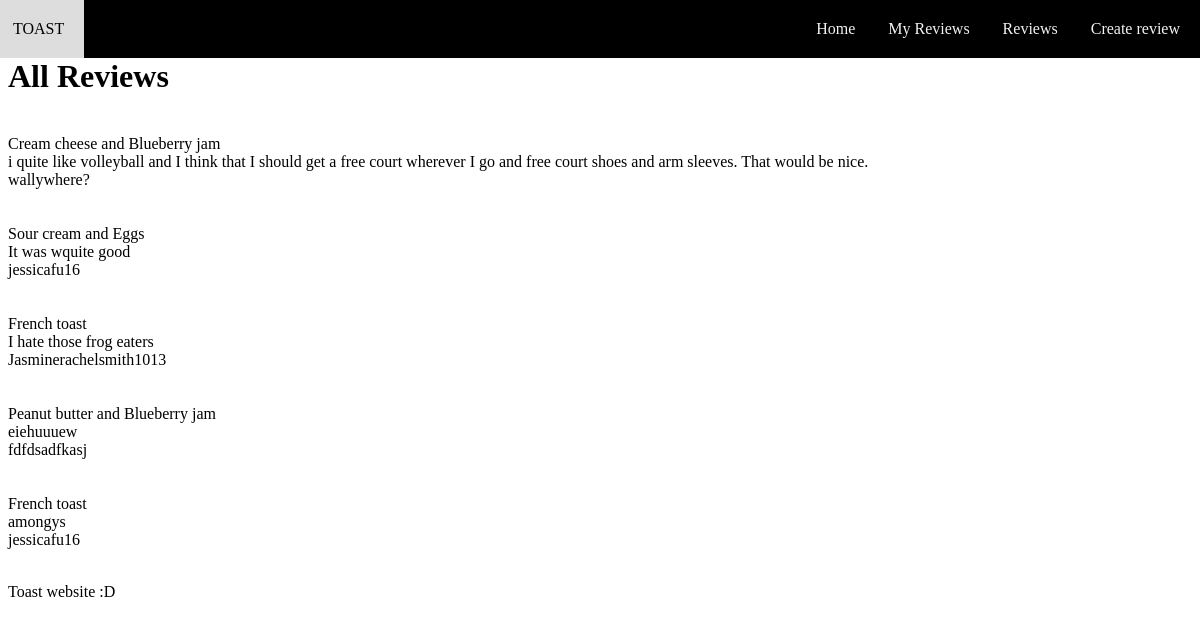
The app's page /reviews, older data.
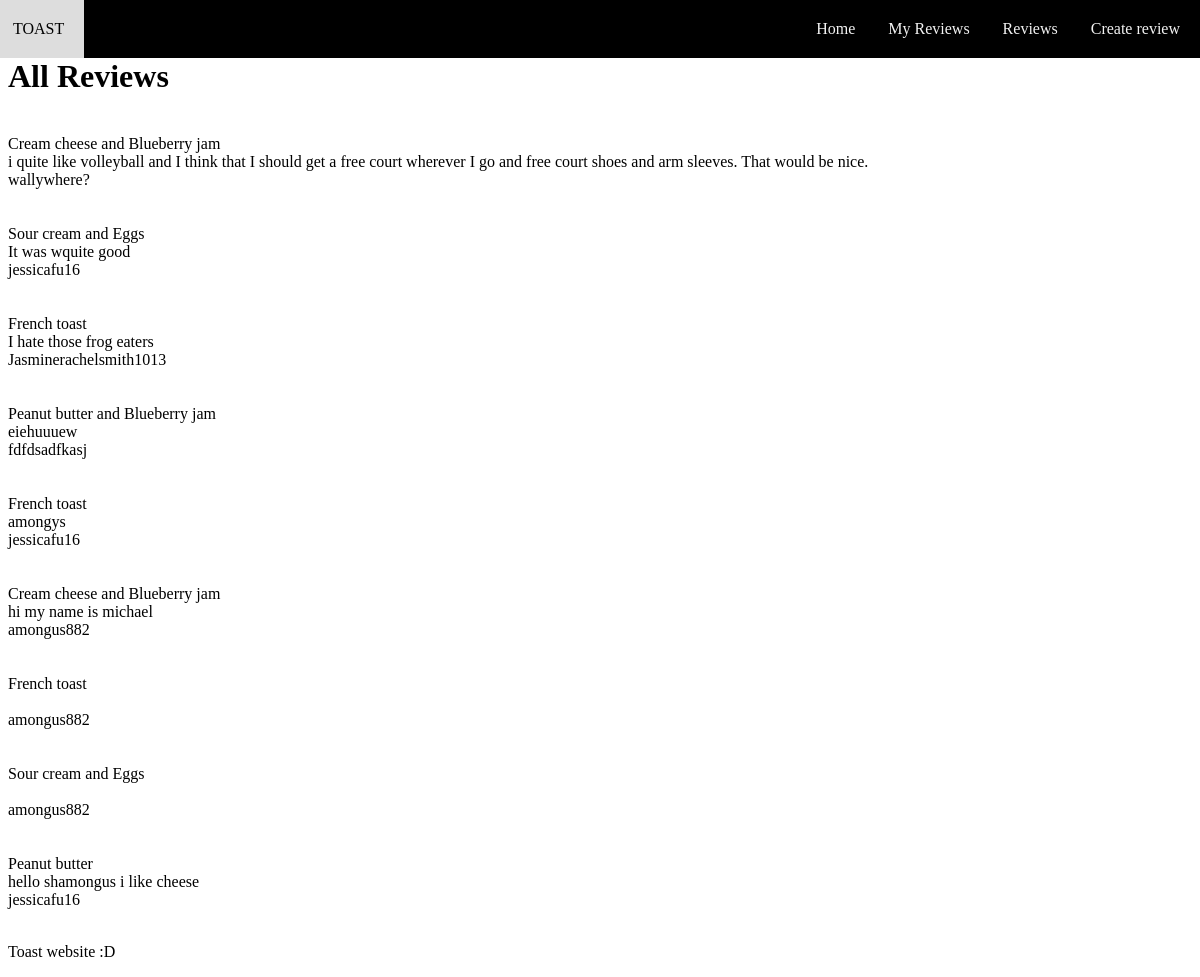
The same page, newer data.
### tables this page shows
CREATE TABLE Reviews (id INTEGER PRIMARY KEY AUTOINCREMENT, user_id INTEGER REFERENCES Users (id), review TEXT NOT NULL, toast_id);

CREATE TABLE Toast (id INTEGER PRIMARY KEY AUTOINCREMENT, description TEXT NOT NULL);

CREATE TABLE Users (id INTEGER PRIMARY KEY AUTOINCREMENT, username TEXT UNIQUE NOT NULL, password TEXT NOT NULL);

### routes.py (the view)
@app.route('/reviews')
def show_all_reviews():
    query = 'SELECT description, review, username FROM Reviews JOIN Toast ON reviews.toast_id = toast.id JOIN Users ON reviews.user_id = users.id'
    reviews = sql_queries(query, 1)
    return render_template("reviews.html", reviews=reviews)

### routes.py (called while the page is built)
def sql_queries(query, option):
    connection = sqlite3.connect('toast.db')
    cursor = connection.cursor()
    cursor.execute(query)
    if option == 0:
        result = cursor.fetchone()
        return result
    elif option == 1:
        result = cursor.fetchall()
        return result
    elif option == 2:
        connection.commit()
    connection.close()

### templates/reviews.html
{% extends 'layout.html' %}
{%block h1-%}
All Reviews</h1>
{%- endblock%}
{%block main -%}
{%for review in reviews%}
<br>{{review[0]}}<br>
{{review[1]}}<br>
{{review[2]}}<br><br>
{%endfor%}
{%- endblock %}

### templates/layout.html (shortened to what this page needs)
 <!DOCTYPE html>
<html lang="en">
<head>
    <link rel="stylesheet" href="static/style.css">
</head>
<body>
    <header>
        <h1>
            <br>{% block h1 %}{% endblock %}
    </header>
    <navbar>
        {%include 'navbar.html'%}
    </navbar>
    <main>
        {%block main%}
        {% endblock %}
    </main>
    <footer>
        <p>Toast website :D</p>
    </footer>
 </body>

### templates/navbar.html
<!DOCTYPE html>
<html>
    <body>
        <navbar>
            <div>
                <a href="/" class="ping">TOAST</a>
                <a href="/create_review" class="object">Create review</a>
                <a href="/reviews" class="object">Reviews</a>
                <a href="/my_reviews" class="object">My Reviews</a>
                <a href="/" class="object">Home</a>
            </div>
        </navbar>
    </body>
</html>

### static/style.css (style rules this page uses)
body { word-break: break-all; }
div { background-color: #000000; padding-right:94.7%; position: fixed; top: 0; left:0; right:0; width: 100%; }
.object { float:right; display: block; color: #f2f2f2; text-align: center; text-decoration: none; padding:20px; padding-left:13px; font-size: 16px; font-family: 'Arvo'; }
.ping { float:left; display: block; color: #f2f2f2; text-align: center; text-decoration: none; padding:20px; padding-left:13px; font-size: 16px; font-family: 'Arvo' }

Row changes from the older to the newer data that the page shows:
added Reviews: description "Cream cheese and Blueberry jam", review "hi my name is michael", username "amongus882"
added Reviews: description "French toast", username "amongus882"
added Reviews: description "Sour cream and Eggs", username "amongus882"
added Reviews: description "Peanut butter", review "hello shamongus i like cheese", username "jessicafu16"
